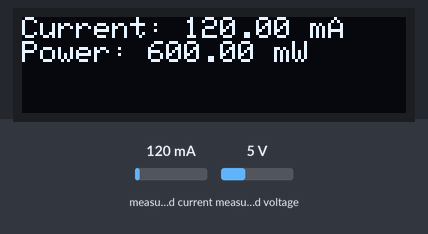
A sketch run on a simulated Arduino Uno, built with avr-gcc and run on an emulated ATmega328P. On the bench: 128×32 one-colour display. Inputs (shaded band) come from the test bench; at power-on: measured current 120 mA, measured voltage 5 V. What the sketch prints to the serial monitor is not drawn.

Above: at 10.6 s.
At 21.2 s:
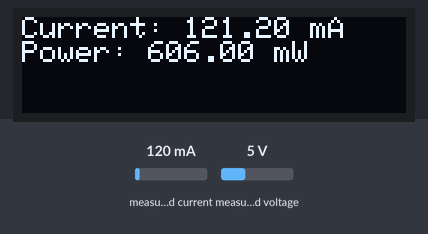
At 31.7 s:
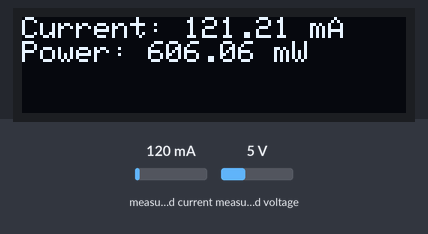

Measured:
- what the display in image 0 shows lasts 10.5 s, from 10.6 s to 21.1 s

The sketch:

clock_and_power_monitor.ino
```cpp
#include <Wire.h>
#include <Adafruit_INA219.h>
#include <SPI.h>
#include <Adafruit_GFX.h>
#include <Adafruit_SSD1306.h>

#define AVG_LENGTH 100
#define REFRESH_FREQ_MS 100

#define SCREEN_WIDTH 128 // OLED display width, in pixels
#define SCREEN_HEIGHT 32 // OLED display height, in pixels
#define OLED_MOSI   11
#define OLED_CLK   13
#define OLED_DC    8
#define OLED_CS    10
#define OLED_RESET 6

Adafruit_INA219 ina219;

Adafruit_SSD1306 display(SCREEN_WIDTH, SCREEN_HEIGHT,OLED_MOSI, OLED_CLK, OLED_DC, OLED_RESET, OLED_CS);

double shuntvoltage_avg = 0;
double busvoltage_avg = 0;
double current_mA_avg = 0;
double loadvoltage_avg = 0;
double power_mW_avg = 0;

void setup(void)
{
  Serial.begin(115200);
  while (!Serial) {
      delay(1);
  }
  if(!display.begin(SSD1306_SWITCHCAPVCC)) {
    Serial.println(F("SSD1306 allocation failed"));
    while(1);
  }
  Serial.println("Hello!");
  if (! ina219.begin()) {
    Serial.println("Failed to find INA219 chip");
    while (1) { delay(10); }
  }
  ina219.setCalibration_16V_400mA(); // highest precision on current
  Serial.println("Measuring voltage and current with INA219 ...");
}

void loop(void)
{
  for(int j=0; j<AVG_LENGTH; j++){
    current_mA_avg += ina219.getCurrent_mA();
    power_mW_avg += ina219.getPower_mW();
    delay(REFRESH_FREQ_MS);
  }

  current_mA_avg = current_mA_avg / AVG_LENGTH;
  power_mW_avg = power_mW_avg / AVG_LENGTH;

  Serial.print("Current:       "); Serial.print(current_mA_avg); Serial.println(" mA");
  Serial.print("Power:         "); Serial.print(power_mW_avg); Serial.println(" mW");
  Serial.println("");

  display.clearDisplay();
  display.setTextSize(1);
  display.setTextColor(WHITE);
  display.setCursor(0, 0);
  display.print("Current: ");display.print(current_mA_avg);display.println(" mA");
  display.print("Power: ");display.print(power_mW_avg);display.println(" mW");
  display.display();
}
```
